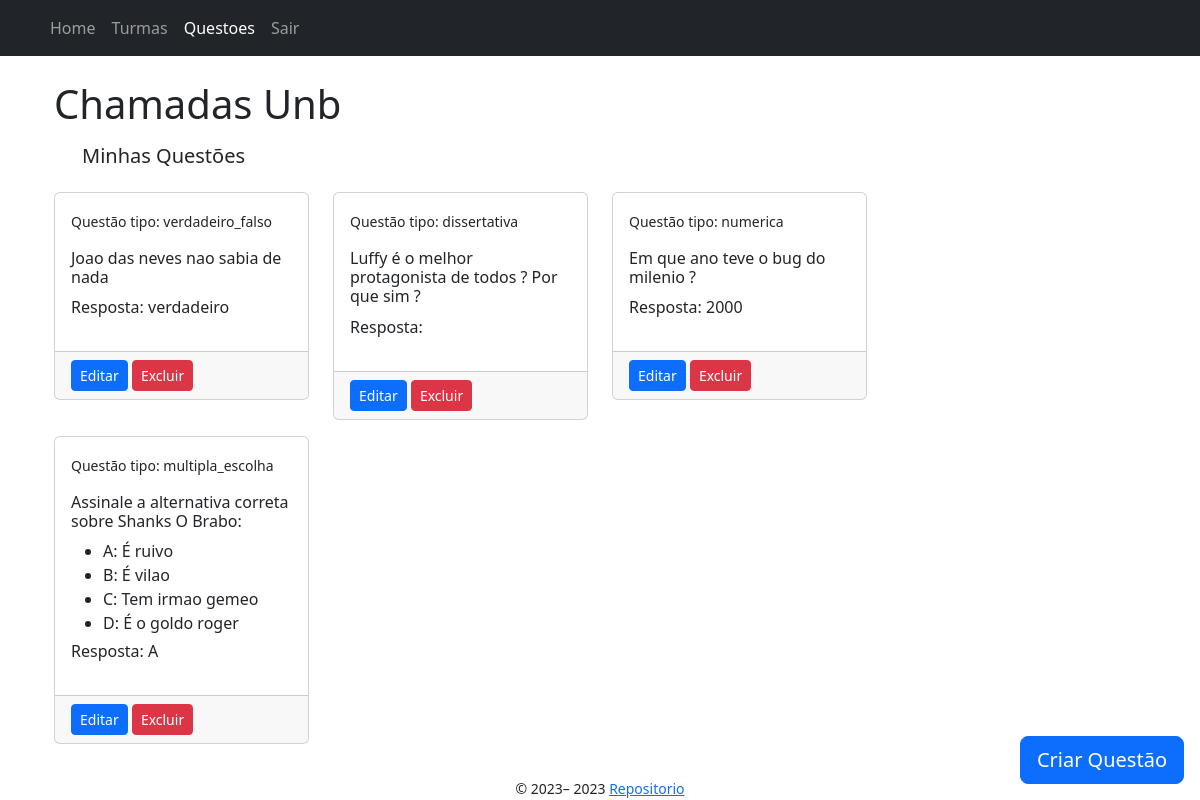
The app's page /questoes/professor/1 (signed in) with its own data.
### app/models/professor.py (models this page shows, shortened)
class Professor(Usuario):
    __tablename__ = "professor"
    id = db.Column(db.Integer, db.ForeignKey('usuario.id'), primary_key=True)
    turmas = db.relationship('Turma', backref='prof_turmas', lazy=True) #1 to N
    questoes = db.relationship('Questao', backref='prof_questoes', lazy=True) #1 to N
    exames = db.relationship('Exame', backref='prof_exames', lazy=True) #1 to N

### app/models/questao.py (models this page shows, shortened)
class Questao(db.Model):
    __tablename__ = "questao"
    id = db.Column(db.Integer, primary_key=True)
    enunciado = db.Column(db.String(255))
    resposta = db.Column(db.String(255))
    tipo_questao = db.Column(
        Enum("multipla_escolha", "verdadeiro_falso", "numerica", "dissertativa", name="tipo_questao"), nullable=False)
    professor_id = db.Column(db.Integer, db.ForeignKey('professor.id'), nullable=False)
    respostas = db.relationship('RespostaQuestaoExame', backref='questao_respostas') #1 to N
    exames = db.relationship("QuestaoExame", back_populates="questao") # tabela associativa N to N

### app/models/questao_multipla_escolha.py (models this page shows)
class QuestaoMultiplaEscolha(Questao):
    __tablename__ = "questao_multipla_escolha"
    id = db.Column(db.Integer, db.ForeignKey('questao.id'), primary_key=True)
    opcao_a = db.Column(db.String(255))
    opcao_b = db.Column(db.String(255))
    opcao_c = db.Column(db.String(255))
    opcao_d = db.Column(db.String(255))

### app/controllers/questoes_controller.py (the view)
@bp.route("/professor/<int:user_id>", methods=["GET"])
@login_required
def index(user_id):
    if not isinstance(current_user, Professor):
        flash("Acesso não autorizado")
        return render_template("index.jinja2", user=current_user)
    questoes = Questao.query.filter_by(professor_id=user_id).all()
    questoes_multipla_escolha = QuestaoMultiplaEscolha.query.filter_by(professor_id=user_id).all()
    return render_template('questoes/index.jinja2', questoes=questoes, questoes_multipla_escolha=questoes_multipla_escolha)

### app/templates/questoes/index.jinja2 (shortened to what this page needs)
{% extends "base.jinja2" %}
{% from 'bootstrap5/utils.html' import render_modal, render_icon %}
{% block head %}
    {{ super() }}
{% endblock %}
{% block content %}
<div class="container">
    <h1>Chamadas Unb</h1>
    <div class="row rows-col-1 m-3">
        <h5>Minhas Questões</h5>
    </div>
    <div id="my-questions" class="row flex-row">
        {% for questao in questoes %}
            {%if questao.tipo_questao != "multipla_escolha"%}
                <div class="mb-3 col-lg-3 col-md-4 col-sm-6 col-xs-12">
                    <div class="card">
                        <div class="card-body">
                            <p><small> Questão tipo: {{ questao.tipo_questao }}</small></p>
                            <h6>{{ questao.enunciado }}</h6>
                            <p>Resposta: {{ questao.resposta }}</p>
                        </div>
                        <div class="card-footer">
                            <a href="{{ url_for('questoes.edit', user_id=current_user.id, questao_id=questao.id) }}" class="btn btn-sm btn-primary">Editar</a>
                            <a class="btn btn-sm btn-danger" data-bs-toggle="modal" data-bs-target="#confirmDeleteModal-{{ questao.id }}">Excluir</a>
                        </div>
                    </div>
                </div>
            {% endif %}
        {% endfor %}
    </div>
    <div id="my-questions" class="row flex-row">
        {% for questao_multipla_escolha in questoes_multipla_escolha %}
            <div class="mb-3 col-lg-3 col-md-4 col-sm-6 col-xs-12">
                <div class="card">
                    <div class="card-body">
                        <p><small> Questão tipo: {{ questao_multipla_escolha.tipo_questao }}</small></p>
                        <h6>{{ questao_multipla_escolha.enunciado }}</h6>
                        <div style="max-height: 100px; overflow-y: auto;">
                            <ul>
                                <li>A: {{ questao_multipla_escolha.opcao_a }}</li>
                                <li>B: {{ questao_multipla_escolha.opcao_b }}</li>
                                <li>C: {{ questao_multipla_escolha.opcao_c }}</li>
                                <li>D: {{ questao_multipla_escolha.opcao_d }}</li>
                            </ul>
                        </div>
                        <p>Resposta: {{ questao_multipla_escolha.resposta }}</p>
                    </div>
                    <div class="card-footer">
                        <a href="{{ url_for('questoes.edit_multipla_escolha', user_id=current_user.id, questao_id=questao_multipla_escolha.id) }}" class="btn btn-sm btn-primary">Editar</a>
                        <a class="btn btn-sm btn-danger" data-bs-toggle="modal" data-bs-target="#confirmDeleteModal-{{ questao_multipla_escolha.id }}">Excluir</a>
                    </div>
                </div>
            </div>
        {% endfor %}
    </div>
    <div class="position-fixed bottom-0 end-0 p-3">
        <a href="{{ url_for('questoes.new', user_id=current_user.id) }}" class="btn btn-floating btn-lg btn-primary">
                    {{render_icon('plus') }} <span class="d-none d-xl-inline">Criar Questão</span>
        </a>
    </div>
</div>
{% endblock %}

### app/templates/base.jinja2 (shortened to what this page needs)
{% from 'bootstrap5/utils.html' import render_messages %}
{% from 'bootstrap5/form.html' import render_form %}
{% from 'bootstrap5/nav.html' import render_nav_item, render_breadcrumb_item %}
<!doctype html>
<html lang="en">
<head>
    {% block head %}
    {% block styles %}
    {{ bootstrap.load_css() }}
    <link rel="stylesheet" type="text/css" href="{{ url_for('static', filename='style.css') }}">
    {% endblock %}
    {% endblock %}
</head>
<body>
    <head>
        {% if current_user.is_authenticated %}
            <nav class="navbar navbar-expand-lg navbar-dark bg-dark mb-4">
                <div class="container">
                    <div class="collapse navbar-collapse" id="navbarSupportedContent">
                        <ul class="navbar-nav mr-auto">
                            {{ render_nav_item("index.index", "Home") }}
                            {{ render_nav_item("turmas.index", "Turmas") }}
                            {% if current_user.tipo_usuario == "professor" %}
                                {{ render_nav_item("questoes.index", "Questoes", user_id=current_user.id) }}
                            {% endif %}
                            {{ render_nav_item("auth.logout", "Sair") }}
                        </ul>
                    </div>
                </div>
            </nav>
        {% endif %}
    </head>
    <main class="container">
        {% block content %}{% endblock %}
    </main>
    <footer class="text-center">
        {% block footer %}
        <small> &copy; 2023–
            <script>document.write(new Date().getFullYear())</script> <a
                href="https://github.com/zeroCass/chamada-saas" target="_blank">Repositorio</a>
        </small>
        {% endblock %}
    </footer>
</body>
</html>

### app/static/style.css (style rules this page uses)
* { box-sizing: border-box; margin: 0; padding: 0; }
body { display: grid; min-height: 100vh; min-width: 100vw; grid-template-columns: 1fr; grid-template-rows: auto 1fr auto; grid-template-areas: "header" "main" "footer"; }
main { grid-area: main; }
footer { grid-area: footer; }

### records on screen
Professor: id "Questoes"
Questao: tipo_questao "verdadeiro_falso", enunciado "Joao das neves nao sabia de nada", resposta "verdadeiro"
Questao: tipo_questao "dissertativa", enunciado "Luffy é o melhor protagonista de todos ? Por que sim ?"
Questao: tipo_questao "numerica", enunciado "Em que ano teve o bug do milenio ?", resposta "2000"
QuestaoMultiplaEscolha: tipo_questao "multipla_escolha", enunciado "Assinale a alternativa correta sobre Shanks O Brabo:", opcao_a "É ruivo", opcao_b "É vilao", opcao_c "Tem irmao gemeo", opcao_d "É o goldo roger…", resposta "A"

### other values on screen
{{ render_nav_item("index.index", "Home") }} "Home"
{{ render_nav_item("turmas.index", "Turmas") }} "Turmas"
{{ render_nav_item("auth.logout", "Sair") }} "Sair"
